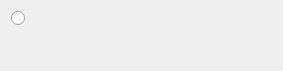
<?xml version="1.0" encoding="UTF-8"?>
<ui version="4.0">
 <class>StateForm</class>
 <widget class="QWidget" name="StateForm">
  <property name="geometry">
   <rect>
    <x>0</x>
    <y>0</y>
    <width>283</width>
    <height>71</height>
   </rect>
  </property>
  <property name="sizePolicy">
   <sizepolicy hsizetype="Preferred" vsizetype="Maximum">
    <horstretch>0</horstretch>
    <verstretch>0</verstretch>
   </sizepolicy>
  </property>
  <property name="windowTitle">
   <string notr="true">Form</string>
  </property>
  <layout class="QHBoxLayout" name="horizontalLayout">
   <item>
    <layout class="QVBoxLayout" name="verticalLayout">
     <property name="spacing">
      <number>0</number>
     </property>
     <item>
      <widget class="QRadioButton" name="radioButton">
       <property name="sizePolicy">
        <sizepolicy hsizetype="Fixed" vsizetype="Fixed">
         <horstretch>0</horstretch>
         <verstretch>0</verstretch>
        </sizepolicy>
       </property>
      </widget>
     </item>
     <item>
      <spacer name="verticalSpacer">
       <property name="orientation">
        <enum>Qt::Orientation::Vertical</enum>
       </property>
       <property name="sizeHint" stdset="0">
        <size>
         <width>0</width>
         <height>0</height>
        </size>
       </property>
      </spacer>
     </item>
    </layout>
   </item>
   <item>
    <layout class="QVBoxLayout" name="verticalLayout_2">
     <item>
      <widget class="ObjectInfoWidget" name="info" native="true">
       <property name="sizePolicy">
        <sizepolicy hsizetype="Expanding" vsizetype="Preferred">
         <horstretch>0</horstretch>
         <verstretch>0</verstretch>
        </sizepolicy>
       </property>
      </widget>
     </item>
    </layout>
   </item>
  </layout>
 </widget>
 <customwidgets>
  <customwidget>
   <class>ObjectInfoWidget</class>
   <extends>QWidget</extends>
   <header>ui/ObjectInfoWidget.h</header>
   <container>1</container>
  </customwidget>
 </customwidgets>
 <resources/>
 <connections/>
</ui>
